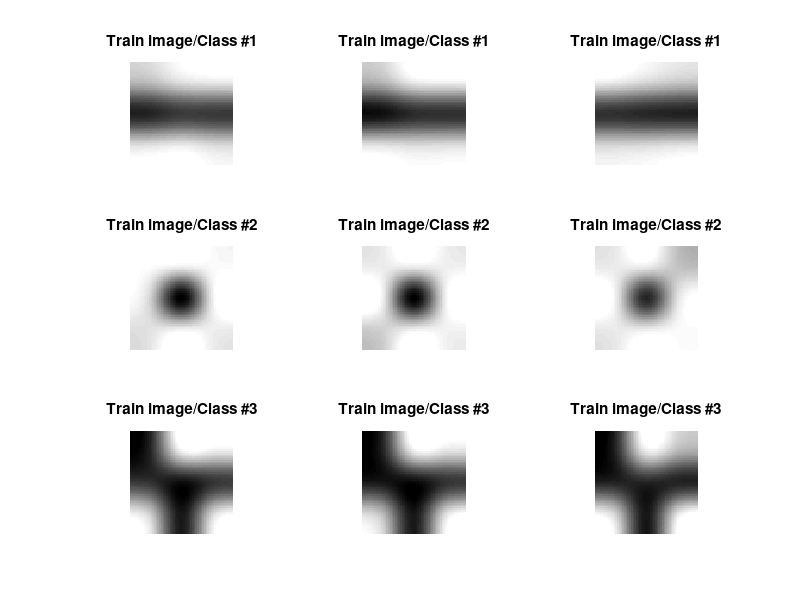
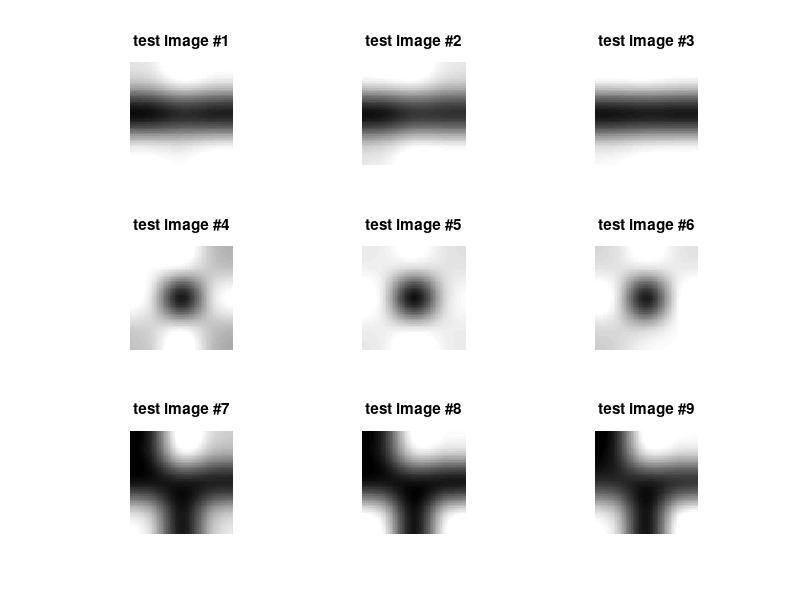

These charts were generated, in order, by the following MATLAB code: (Note: this script raises an error after producing the figures.)
clear memory
clear all
clc
nump=3;  % number of classes
 
n=3;     % number of images per class

% training images reshaped into columns in P 
% image size (3x3) reshaped to (1x9)


% training images 
P=[196    35   234   232    59   244   243    57   226; ...
   188    15   236   244    44   228   251    48   230; ...    % class 1
   246    48   222   225    40   226   208    35   234; ...
   
   255   223   224   255     0   255   249   255   235; ...
   234   255   205   251     0   251   238   253   240; ...    % class 2
   232   255   231   247    38   246   190   236   250; ...
   
   25     53   224   255    15    25   249    55   235; ...
   24     25   205   251    10    25   238    53   240; ...    % class 3
   22     35   231   247    38    24   190    36   250]';

% testing images 
N=[208    16   235   255    44   229   236    34   247; ...
   245    21   213   254    55   252   215    51   249; ...    % class 1
   248    22   225   252    30   240   242    27   244; ...
   
   255   241   208   255    28   255   194   234   188; ...
   237   243   237   237    19   251   227   225   237; ...    % class 2
   224   251   215   245    31   222   233   255   254; ...
   
    25    21   208   255    28    25   194    34   188; ...
    27    23   237   237    19    21   227    25   237; ...    % class 3
    24    49   215   245    31    22   233    55   254]';

% Normalization
P=P/256;
N=N/256;

% display the training images 
figure(1),
for i=1:n*nump
    im=reshape(P(:,i), [3 3]);
    im=imresize(im,20);        % resize the image to make it clear
    subplot(nump,n,i),imshow(im);title(strcat('Train image/Class #', int2str(ceil(i/n))))
end
% display the testing images 
figure,
for i=1:n*nump
    im=reshape(N(:,i), [3 3]);
    im=imresize(im,20);        % resize the image to make it clear 
    subplot(nump,n,i),imshow(im);title(strcat('test image #', int2str(i)))
end


% targets
T=[  1  1   1   0   0   0   0   0   0
     0  0   0   1   1   1   0   0   0
     0  0   0   0   0   0   1   1   1 ];


S1=5;   % numbe of hidden layers
S2=3;   % number of output layers (= number of classes)

[R,Q]=size(P); 
epochs = 10000;      % number of iterations
goal_err = 10e-5;    % goal error
a=0.3;                        % define the range of random variables
b=-0.3;
W1=a + (b-a) *rand(S1,R);     % Weights between Input and Hidden Neurons
W2=a + (b-a) *rand(S2,S1);    % Weights between Hidden and Output Neurons
b1=a + (b-a) *rand(S1,1);     % Weights between Input and Hidden Neurons
b2=a + (b-a) *rand(S2,1);     % Weights between Hidden and Output Neurons
n1=W1*P;
A1=logsig(n1);
n2=W2*A1;
A2=logsig(n2);
e=A2-T;
error =0.5* mean(mean(e.*e));    
nntwarn off
for  itr =1:epochs
    if error <= goal_err 
        break
    else
         for i=1:Q
            df1=dlogsig(n1,A1(:,i));
            df2=dlogsig(n2,A2(:,i));
            s2 = -2*diag(df2) * e(:,i);			       
            s1 = diag(df1)* W2'* s2;
            W2 = W2-0.1*s2*A1(:,i)';
            b2 = b2-0.1*s2;
            W1 = W1-0.1*s1*P(:,i)';
            b1 = b1-0.1*s1;

            A1(:,i)=logsig(W1*P(:,i),b1);
            A2(:,i)=logsig(W2*A1(:,i),b2);
         end
            e = T - A2;
            error =0.5*mean(mean(e.*e));
            disp(sprintf('Iteration :%5d        mse :%12.6f%',itr,error));
            mse(itr)=error;
    end
end

threshold=0.9;   % threshold of the system (higher threshold = more accuracy)

% training images result

%TrnOutput=real(A2)
TrnOutput=real(A2>threshold)    

% applying test images to NN
n1=W1*N;
A1=logsig(n1);
n2=W2*A1;
A2test=logsig(n2);

% testing images result

%TstOutput=real(A2test)
TstOutput=real(A2test>threshold)


% recognition rate
wrong=size(find(TstOutput-T),1);
recognition_rate=100*(size(N,2)-wrong)/size(N,2)